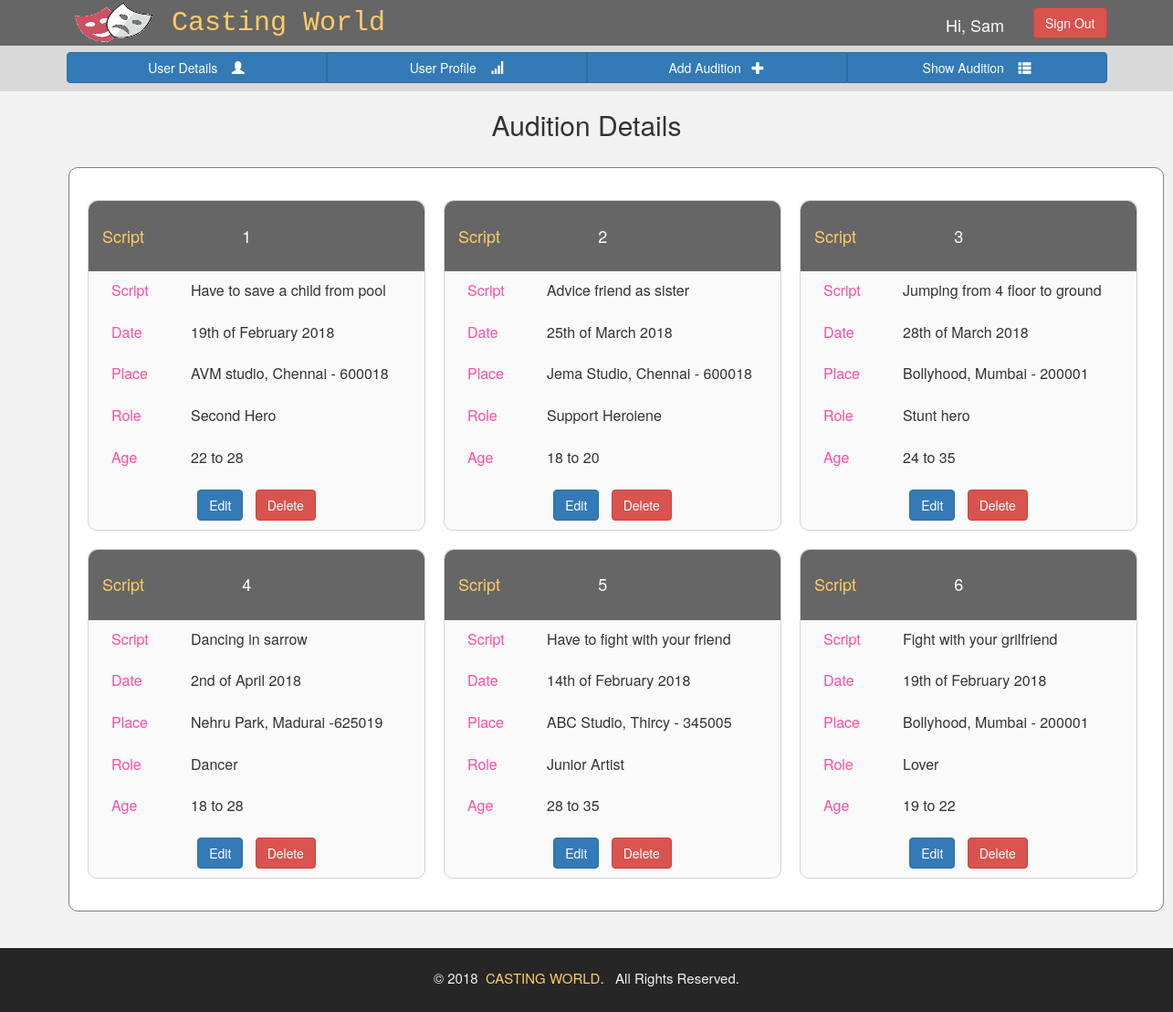
Screenshot of /auditionindex.php (signed in) with the database file from the repository.
### tables this page shows
CREATE TABLE `auditiondetails` (
  `scriptno` int(11) NOT NULL,
  `script` varchar(1000) NOT NULL,
  `auditiondate` date NOT NULL,
  `audition` varchar(100) NOT NULL,
  `category` varchar(100) NOT NULL,
  `age` text NOT NULL,
  `id` int(11) NOT NULL
);

### auditionindex.php (the view, shortened to what this page needs)
<?php
require_once 'database/config.php';
$result = $conn->query("SELECT * FROM auditiondetails ORDER BY id ASC");
?>
<html>
<head>
    <link rel="stylesheet" href="https://maxcdn.bootstrapcdn.com/bootstrap/3.3.7/css/bootstrap.min.css">
</head>
<body style="background-color:hsl(0, 0%, 95%);">
    <div><?php include("include_files/adminnavbar.php") ?></div>
    <center><h2 style="margin-top:120px;">Audition Details</h2></center>
    <br>
        <div style="padding:10px;background-color:white;border:1px solid grey;padding:25px;width:1200px;margin-left:75px;margin-right:75px;border-radius:10px;">
            <div class="row">
        <?php
        while($res = $result->fetch_assoc()) {
            echo "<div>";
            echo '<div class="col-sm-4" style="border:1px solid lightgrey;width:370px;border-radius:10px;margin:10px;background-color:hsl(0, 0%, 98%);">';
            echo "<div class='row' style='background-color:#666666;border-top-left-radius:10px;
    border-top-right-radius:10px;font-size:18px;'><br><div class='col-sm-5' style='color:#ffcc66;'>Script</div><div class='col-sm-7' style='color:white;'>".$res['scriptno']."</div><br><br></div>";
            echo '<div style="padding:10px;font-size:16px;background-color:hsl(0, 0%, 98%);">';
            echo "<div class='row'><div class='col-sm-3'>Script</div><div class='col-sm-9'>".$res['script']."</div></div><br>";
            echo "<div class='row'><div class='col-sm-3'>Date</div><div class='col-sm-9'>".date('jS \of F Y',strtotime(str_replace('-','/', $res['auditiondate'])))."</div></div><br>";
            echo "<div class='row'><div class='col-sm-3'>Place</div><div class='col-sm-9'>".$res['audition']."</div></div><br>";
            echo "<div class='row'><div class='col-sm-3'>Role</div><div class='col-sm-9'>".$res['category']."</div></div><br>";
            echo "<div class='row'><div class='col-sm-3'>Age</div><div class='col-sm-9'>".$res['age']."</div></div><br>";
            echo "<div align='center'><a href=\"auditionedit.php?id=$res[id]\"><button type='button' class='btn btn-primary'>Edit</button></a>&nbsp;&nbsp;&nbsp;<a href=\"auditiondelete.php?id=$res[id]\" onClick=\"return confirm('Are you sure you want to delete?')\"><button type='button' class='btn btn-danger'>Delete</button></a></div>";
            echo "</div></div></div>";
        }
        echo "<br>";
        ?>
        </div>
        </div><br><br>
        <div><?php include("include_files/footer.php") ?></div>
</body>
</html>

### auditionindex.php (style rules this page uses)
.col-sm-3 { color:#ff4da6; }

### rows the page displays
auditiondetails: scriptno "1", script "Have to save a child from pool", auditiondate "19th of February 2018", audition "AVM studio, Chennai - 600018", category "Second Hero", age "22 to 28"
auditiondetails: scriptno "2", script "Advice friend as sister", auditiondate "25th of March 2018", audition "Jema Studio, Chennai - 600018", category "Support Heroiene", age "18 to 20"
auditiondetails: scriptno "3", script "Jumping from 4 floor to ground", auditiondate "28th of March 2018", audition "Bollyhood, Mumbai - 200001", category "Stunt hero", age "24 to 35"
auditiondetails: scriptno "4", script "Dancing in sarrow", auditiondate "2nd of April 2018", audition "Nehru Park, Madurai -625019", category "Dancer", age "18 to 28"
auditiondetails: scriptno "5", script "Have to fight with your friend", auditiondate "14th of February 2018", audition "ABC Studio, Thircy - 345005", category "Junior Artist", age "28 to 35"
auditiondetails: scriptno "6", script "Fight with your grilfriend", auditiondate "19th of February 2018", audition "Bollyhood, Mumbai - 200001", category "Lover", age "19 to 22"

### other values shown
$_SESSION['ausername'] "Sam"
